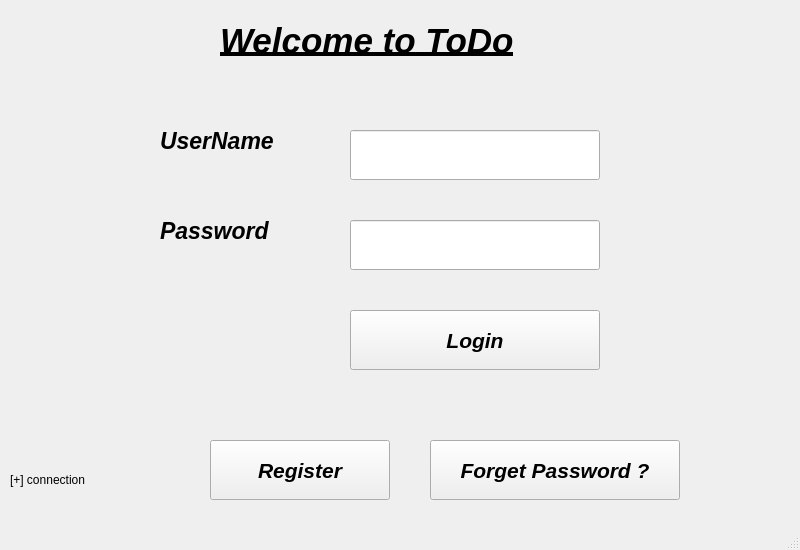
<?xml version="1.0" encoding="UTF-8"?>
<ui version="4.0">
 <class>LoginWindow</class>
 <widget class="QMainWindow" name="LoginWindow">
  <property name="geometry">
   <rect>
    <x>0</x>
    <y>0</y>
    <width>800</width>
    <height>550</height>
   </rect>
  </property>
  <property name="maximumSize">
   <size>
    <width>800</width>
    <height>550</height>
   </size>
  </property>
  <property name="windowTitle">
   <string>LoginWindow</string>
  </property>
  <widget class="QWidget" name="centralwidget">
   <widget class="QLabel" name="usernameLabel">
    <property name="geometry">
     <rect>
      <x>160</x>
      <y>120</y>
      <width>150</width>
      <height>41</height>
     </rect>
    </property>
    <property name="maximumSize">
     <size>
      <width>150</width>
      <height>50</height>
     </size>
    </property>
    <property name="font">
     <font>
      <pointsize>17</pointsize>
      <italic>true</italic>
      <bold>true</bold>
     </font>
    </property>
    <property name="text">
     <string>UserName</string>
    </property>
   </widget>
   <widget class="QLabel" name="welcomeMessageLabel">
    <property name="geometry">
     <rect>
      <x>220</x>
      <y>10</y>
      <width>381</width>
      <height>61</height>
     </rect>
    </property>
    <property name="maximumSize">
     <size>
      <width>400</width>
      <height>100</height>
     </size>
    </property>
    <property name="font">
     <font>
      <pointsize>26</pointsize>
      <italic>true</italic>
      <bold>true</bold>
      <underline>true</underline>
     </font>
    </property>
    <property name="text">
     <string>Welcome to ToDo</string>
    </property>
   </widget>
   <widget class="QLabel" name="PasswordLabel">
    <property name="geometry">
     <rect>
      <x>160</x>
      <y>210</y>
      <width>150</width>
      <height>41</height>
     </rect>
    </property>
    <property name="maximumSize">
     <size>
      <width>150</width>
      <height>50</height>
     </size>
    </property>
    <property name="font">
     <font>
      <pointsize>17</pointsize>
      <italic>true</italic>
      <bold>true</bold>
     </font>
    </property>
    <property name="text">
     <string>Password</string>
    </property>
   </widget>
   <widget class="QPushButton" name="LoginButton">
    <property name="geometry">
     <rect>
      <x>350</x>
      <y>310</y>
      <width>250</width>
      <height>60</height>
     </rect>
    </property>
    <property name="maximumSize">
     <size>
      <width>250</width>
      <height>60</height>
     </size>
    </property>
    <property name="font">
     <font>
      <pointsize>16</pointsize>
      <italic>true</italic>
      <bold>true</bold>
     </font>
    </property>
    <property name="text">
     <string>Login</string>
    </property>
   </widget>
   <widget class="QPushButton" name="RegisterButton">
    <property name="geometry">
     <rect>
      <x>210</x>
      <y>440</y>
      <width>180</width>
      <height>60</height>
     </rect>
    </property>
    <property name="maximumSize">
     <size>
      <width>180</width>
      <height>60</height>
     </size>
    </property>
    <property name="font">
     <font>
      <pointsize>16</pointsize>
      <italic>true</italic>
      <bold>true</bold>
     </font>
    </property>
    <property name="text">
     <string>Register</string>
    </property>
   </widget>
   <widget class="QPushButton" name="ForgetPasswordButton">
    <property name="geometry">
     <rect>
      <x>430</x>
      <y>440</y>
      <width>250</width>
      <height>60</height>
     </rect>
    </property>
    <property name="maximumSize">
     <size>
      <width>250</width>
      <height>60</height>
     </size>
    </property>
    <property name="font">
     <font>
      <pointsize>16</pointsize>
      <italic>true</italic>
      <bold>true</bold>
     </font>
    </property>
    <property name="text">
     <string>Forget Password ?</string>
    </property>
   </widget>
   <widget class="QLabel" name="connectionMessageLabel">
    <property name="geometry">
     <rect>
      <x>10</x>
      <y>470</y>
      <width>100</width>
      <height>20</height>
     </rect>
    </property>
    <property name="maximumSize">
     <size>
      <width>100</width>
      <height>20</height>
     </size>
    </property>
    <property name="text">
     <string>[+] connection</string>
    </property>
   </widget>
   <widget class="QLineEdit" name="lineEditUsername">
    <property name="geometry">
     <rect>
      <x>350</x>
      <y>130</y>
      <width>250</width>
      <height>50</height>
     </rect>
    </property>
    <property name="maximumSize">
     <size>
      <width>250</width>
      <height>50</height>
     </size>
    </property>
    <property name="font">
     <font>
      <pointsize>13</pointsize>
      <italic>true</italic>
      <bold>true</bold>
     </font>
    </property>
   </widget>
   <widget class="QLineEdit" name="lineEditPassword">
    <property name="geometry">
     <rect>
      <x>350</x>
      <y>220</y>
      <width>250</width>
      <height>50</height>
     </rect>
    </property>
    <property name="maximumSize">
     <size>
      <width>250</width>
      <height>50</height>
     </size>
    </property>
    <property name="font">
     <font>
      <pointsize>13</pointsize>
      <italic>true</italic>
      <bold>true</bold>
     </font>
    </property>
    <property name="echoMode">
     <enum>QLineEdit::Password</enum>
    </property>
   </widget>
   <widget class="QLabel" name="ErrorMessageLabel">
    <property name="geometry">
     <rect>
      <x>160</x>
      <y>80</y>
      <width>500</width>
      <height>30</height>
     </rect>
    </property>
    <property name="maximumSize">
     <size>
      <width>500</width>
      <height>30</height>
     </size>
    </property>
    <property name="font">
     <font>
      <pointsize>13</pointsize>
      <italic>true</italic>
      <bold>true</bold>
     </font>
    </property>
    <property name="text">
     <string/>
    </property>
   </widget>
  </widget>
  <widget class="QMenuBar" name="menubar">
   <property name="geometry">
    <rect>
     <x>0</x>
     <y>0</y>
     <width>800</width>
     <height>26</height>
    </rect>
   </property>
  </widget>
  <widget class="QStatusBar" name="statusbar"/>
 </widget>
 <resources/>
 <connections/>
</ui>
